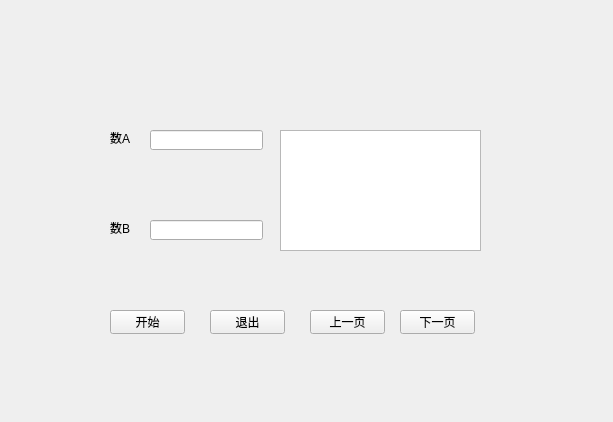
<?xml version="1.0" encoding="UTF-8"?>
<ui version="4.0">
 <class>Form</class>
 <widget class="QWidget" name="Form">
  <property name="geometry">
   <rect>
    <x>0</x>
    <y>0</y>
    <width>613</width>
    <height>422</height>
   </rect>
  </property>
  <property name="windowTitle">
   <string>芝士雪豹</string>
  </property>
  <property name="windowIcon">
   <iconset>
    <normaloff>icon/windowIcon.png</normaloff>icon/windowIcon.png</iconset>
  </property>
  <widget class="QPushButton" name="runButton">
   <property name="geometry">
    <rect>
     <x>110</x>
     <y>310</y>
     <width>75</width>
     <height>24</height>
    </rect>
   </property>
   <property name="text">
    <string>开始</string>
   </property>
  </widget>
  <widget class="QPushButton" name="exitButton">
   <property name="geometry">
    <rect>
     <x>210</x>
     <y>310</y>
     <width>75</width>
     <height>24</height>
    </rect>
   </property>
   <property name="text">
    <string>退出</string>
   </property>
  </widget>
  <widget class="QLabel" name="label_3">
   <property name="geometry">
    <rect>
     <x>30</x>
     <y>20</y>
     <width>81</width>
     <height>51</height>
    </rect>
   </property>
   <property name="text">
    <string/>
   </property>
   <property name="pixmap">
    <pixmap>icon/windowIcon.png</pixmap>
   </property>
  </widget>
  <widget class="QStackedWidget" name="stackedWidget">
   <property name="geometry">
    <rect>
     <x>80</x>
     <y>100</y>
     <width>431</width>
     <height>181</height>
    </rect>
   </property>
   <property name="currentIndex">
    <number>0</number>
   </property>
   <widget class="QWidget" name="page">
    <widget class="QLabel" name="label">
     <property name="geometry">
      <rect>
       <x>30</x>
       <y>30</y>
       <width>54</width>
       <height>16</height>
      </rect>
     </property>
     <property name="text">
      <string>数A</string>
     </property>
    </widget>
    <widget class="QLabel" name="label_2">
     <property name="geometry">
      <rect>
       <x>30</x>
       <y>120</y>
       <width>54</width>
       <height>16</height>
      </rect>
     </property>
     <property name="text">
      <string>数B</string>
     </property>
    </widget>
    <widget class="QLineEdit" name="num2">
     <property name="geometry">
      <rect>
       <x>70</x>
       <y>120</y>
       <width>113</width>
       <height>20</height>
      </rect>
     </property>
    </widget>
    <widget class="QLineEdit" name="num1">
     <property name="geometry">
      <rect>
       <x>70</x>
       <y>30</y>
       <width>113</width>
       <height>20</height>
      </rect>
     </property>
    </widget>
    <widget class="QTextBrowser" name="displayBrowser">
     <property name="geometry">
      <rect>
       <x>200</x>
       <y>30</y>
       <width>201</width>
       <height>121</height>
      </rect>
     </property>
    </widget>
   </widget>
   <widget class="QWidget" name="page_2">
    <widget class="QLabel" name="label_4">
     <property name="geometry">
      <rect>
       <x>70</x>
       <y>10</y>
       <width>301</width>
       <height>161</height>
      </rect>
     </property>
     <property name="text">
      <string/>
     </property>
     <property name="pixmap">
      <pixmap>icon/f8adac7d759066b26368c6c9fb04c66.jpg</pixmap>
     </property>
    </widget>
   </widget>
  </widget>
  <widget class="QPushButton" name="backButton">
   <property name="geometry">
    <rect>
     <x>310</x>
     <y>310</y>
     <width>75</width>
     <height>24</height>
    </rect>
   </property>
   <property name="text">
    <string>上一页</string>
   </property>
  </widget>
  <widget class="QPushButton" name="nextButton">
   <property name="geometry">
    <rect>
     <x>400</x>
     <y>310</y>
     <width>75</width>
     <height>24</height>
    </rect>
   </property>
   <property name="text">
    <string>下一页</string>
   </property>
  </widget>
 </widget>
 <resources/>
 <connections/>
</ui>
